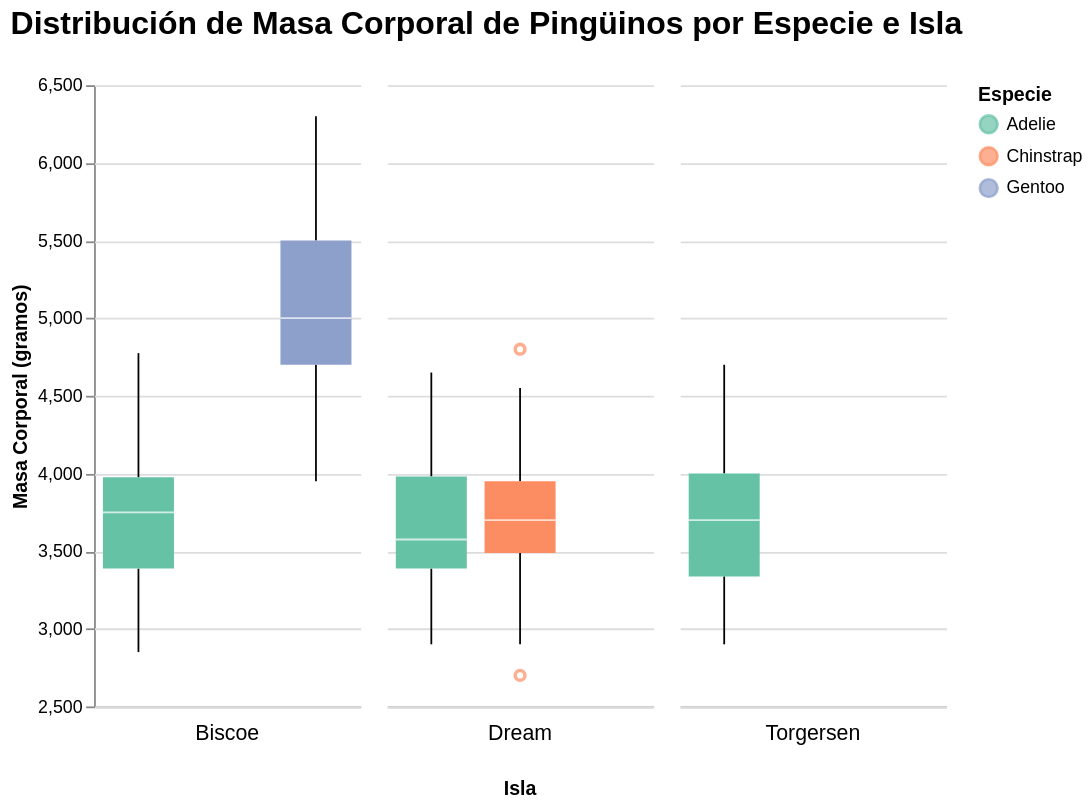

The notebook cell saved with this chart:
### Code cell
grafico = alt.Chart(df).mark_boxplot(
    size=40,          # Grosor de las cajas
    outliers=True     # Mostrar puntos atípicos
).encode(
    # Eje X: Especie (ocultamos el título del eje inferior para limpiar el diseño)
    x=alt.X('species:N', title=None, axis=alt.Axis(labels=False, ticks=False)),
    
    # Eje Y: Masa corporal. No empezamos en 0 para ver mejor las diferencias de distribución
    y=alt.Y('body_mass_g:Q', 
            title='Masa Corporal (gramos)', 
            scale=alt.Scale(zero=False)),
    
    # Color: Asignamos un color por especie para rápida identificación
    color=alt.Color('species:N', 
                    title='Especie', 
                    scale=alt.Scale(scheme='set2')),
    
    # Facetado (Small Multiples): Una columna por cada Isla
    column=alt.Column('island:N', 
                      title='Isla', 
                      header=alt.Header(labelOrient='bottom', titleOrient='bottom', labelFontSize=12))
    
).properties(
    width=150,  # Ancho de cada subgráfico
    height=350, # Alto de los gráficos
    title="Distribución de Masa Corporal de Pingüinos por Especie e Isla"
).configure_title(
    fontSize=18,
    anchor='start',
    offset=20
).configure_facet(
    spacing=15 # Espacio entre los paneles
).configure_view(
    stroke=None # Quitar el borde exterior de los paneles para un look más moderno
)
grafico.show()

### Figure 1 — Vega-Lite specification as saved in the notebook (floating-point values rounded to 4 significant figures; data arrays with more than 128 entries replaced by an {"elided": "..."} marker saying what was removed)
{"config": {"view": {"continuousWidth": 300, "continuousHeight": 300, "stroke": null}, "facet": {"spacing": 15}, "title": {"anchor": "start", "fontSize": 18, "offset": 20}}, "data": {"name": "data-5ffdb55e7056fe376258320a520afe11"}, "mark": {"type": "boxplot", "outliers": true, "size": 40}, "encoding": {"color": {"field": "species", "scale": {"scheme": "set2"}, "title": "Especie", "type": "nominal"}, "column": {"field": "island", "header": {"labelFontSize": 12, "labelOrient": "bottom", "titleOrient": "bottom"}, "title": "Isla", "type": "nominal"}, "x": {"axis": {"labels": false, "ticks": false}, "field": "species", "title": null, "type": "nominal"}, "y": {"field": "body_mass_g", "scale": {"zero": false}, "title": "Masa Corporal (gramos)", "type": "quantitative"}}, "height": 350, "title": "Distribución de Masa Corporal de Pingüinos por Especie e Isla", "width": 150, "$schema": "https://vega.github.io/schema/vega-lite/v6.1.0.json", "datasets": {"data-5ffdb55e7056fe376258320a520afe11": {"elided": "344 records"}}}
